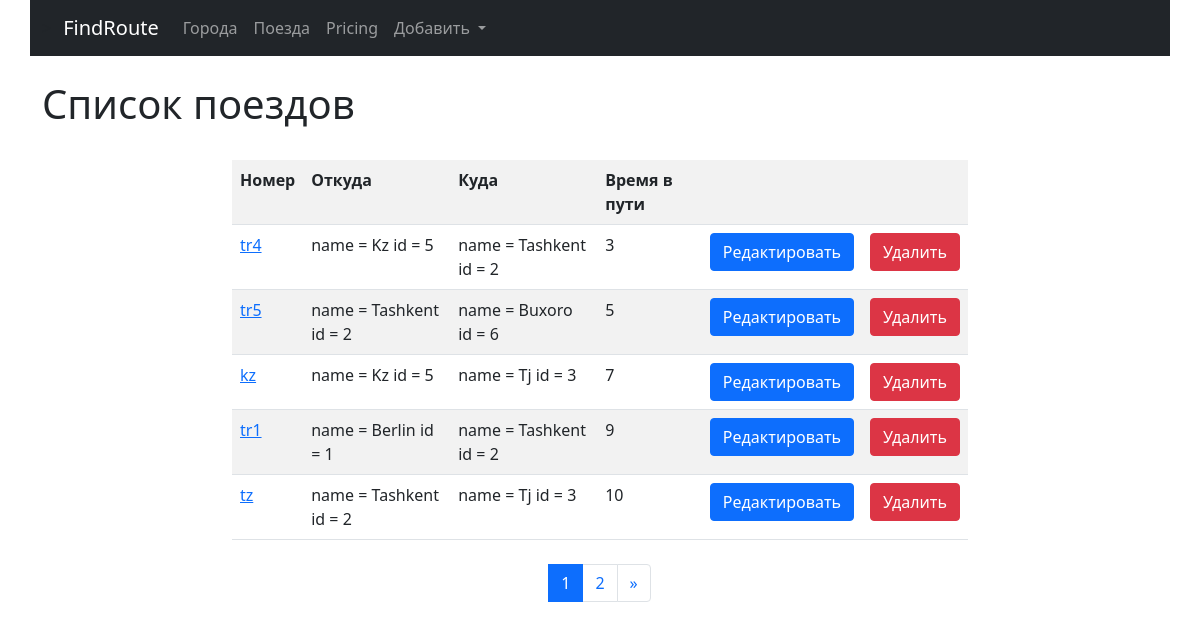
The app's page /trains/ with its own data.
### trains/models.py (models this page shows, shortened)
class \
        Train(models.Model):
    name = models.CharField(max_length=50, unique=True, verbose_name='Номер поезда')
    travel_time = models.PositiveSmallIntegerField(verbose_name='Время в пути')
    from_city = models.ForeignKey(City, on_delete=models.CASCADE,
                                  verbose_name='Из какога города')
    to_city = models.ForeignKey('cities.City', on_delete=models.CASCADE, related_name='to_city_set',
                                verbose_name='В какого город')
    class Meta:
        verbose_name = 'Поезд'
        verbose_name_plural = 'Поезда'
        ordering = ['travel_time']

### cities/models.py (models this page shows, shortened)
class City(models.Model):
    name = models.CharField(max_length=80, unique=True, verbose_name = 'Город')
    def __str__(self):
        return f" name = {self.name}  id  = {self.id}"
    class Meta:
        verbose_name_plural = 'Города'
        ordering = ['name']

### trains/views.py (the view)
# urls.py: path('', TrainListView.as_view(), name='home'),
class TrainListView(ListView):
    paginate_by = 5
    model = Train
    template_name = 'trains/home.html'

### trains/templates/trains/home.html (shortened to what this page needs)
{% extends 'base.html' %}
{% block content %}
<h1>Список поездов</h1>
<div class="row">
    <div class="col-md-8 mx-auto my-2">
        <table class="table table-striped">
            <tr>
                <th>Номер</th>
                <th>Откуда</th>
                <th>Куда</th>
                <th>Время в пути</th>
                <th>&nbsp;</th>
                <th>&nbsp;</th>
            </tr>
        {% for object in page_obj %}
            <tr>
                <td>
                    <a href="{% url 'trains:detail' pk=object.pk %}">{{object.name}}</a>
                </td>
                <td>{{object.from_city}}</td>
                <td>{{object.to_city}}</td>
                <td>{{object.travel_time}}</td>
                <td><a href="{% url 'trains:update' pk=object.pk %}">
                       <button type="submit" class="btn btn-primary">Редактировать</button>
                    </a>
                </td>
                <td><a href="{% url 'trains:delete' pk=object.pk %}">
                       <button type="submit" class="btn btn-danger">Удалить</button>
                    </a></td>
            </tr>
        {% endfor %}
        </table>
    </div>
</div>
<nav aria-label="Page navigation example">
  <ul class="pagination justify-content-center">
      {% for page in page_obj.paginator.page_range %}
            <li class="page-item {% if page == page_obj.number %} active {% endif %} ">
                <a class="page-link" href="?page={{page}}">
                    {{ page }}
                </a>
            </li>
      {% endfor %}
    <li class="page-item">
        {% if page_obj.has_next %}
      <a class="page-link" href="?page={{ page_obj.paginator.num_pages }}" aria-label="Next" >
        <span aria-hidden="true">&raquo;</span>
      </a>
        {% endif %}
    </li>
  </ul>
</nav>
{% endblock %}

### templates/base.html (shortened to what this page needs)
{% url 'cities:home' as cities_home_url %}
{% url 'cities:create' as cities_create_url %}
{% url 'trains:home' as trains_home_url %}
{% url 'trains:create' as trains_create_url %}
<!doctype html>
<html lang="en">
  <head>
    <link href="https://cdn.jsdelivr.net/npm/bootstrap@5.0.2/dist/css/bootstrap.min.css" rel="stylesheet">
    <link href="https://cdn.jsdelivr.net/npm/select2@4.1.0-rc.0/dist/css/select2.min.css" rel="stylesheet" />
  </head>
  <body>
    <nav class="navbar navbar-expand-lg navbar-light container navbar-dark bg-dark">>
  <div class="container-fluid">
    <a class="navbar-brand" href="{% url 'home' %}">FindRoute</a>
    <div class="collapse navbar-collapse" id="navbarNavDropdown">
      <ul class="navbar-nav">
        <li class="nav-item {% if request.path == cities_home_url %}active {% endif %} ">
          <a class="nav-link"  href="{% url 'cities:home' %}">Города</a>
        </li>
        <li class="nav-item {% if request.path == trains_home_url %}active {% endif %} ">
          <a class="nav-link" href="{% url 'trains:home' %}">Поезда</a>
        </li>
        <li class="nav-item">
          <a class="nav-link" href="#">Pricing</a>
        </li>
        <li class="nav-item dropdown
        {% if request.path == cities_create_url  or request.path == trains_create_url %} active {% endif %}">
          <a class="nav-link dropdown-toggle" href="#" id="navbarDropdownMenuLink" role="button" data-bs-toggle="dropdown" aria-expanded="false">
            Добавить
          </a>
        </li>
      </ul>
    </div>
  </div>
</nav>
    <div class="container">
      <div class="row">
      </div>
    </div>
    <div class="container">
    {% block content %}{% endblock %}
    </div>
  </body>
</html>

### records on screen
Train: name "tr4", from_city "name = Kz id = 5", to_city "name = Tashkent id = 2", travel_time "3"
Train: name "tr5", from_city "name = Tashkent id = 2", to_city "name = Buxoro id = 6", travel_time "5"
Train: name "kz", from_city "name = Kz id = 5", to_city "name = Tj id = 3", travel_time "7"
Train: name "tr1", from_city "name = Berlin id = 1", to_city "name = Tashkent id = 2", travel_time "9"
Train: name "tz", from_city "name = Tashkent id = 2", to_city "name = Tj id = 3", travel_time "10"

### other values on screen
{{ page }} "1" "2"
